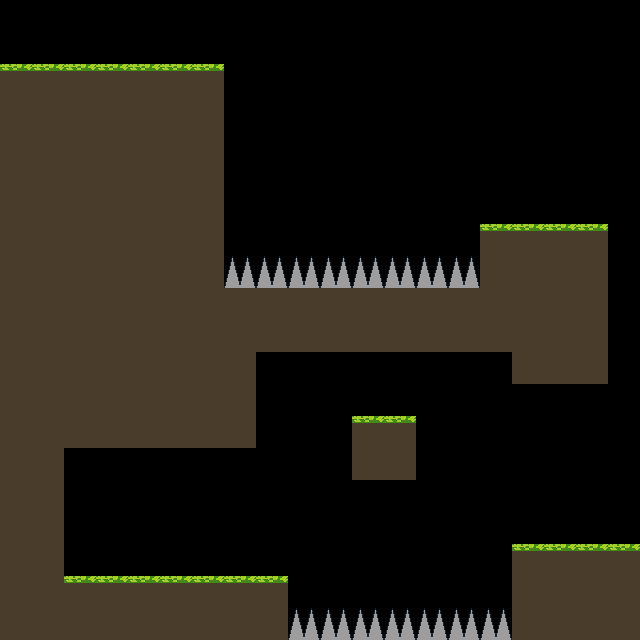

This is a level from a 2D game, rendered from its Tiled map with the project's own tilesets. A one-line summary and the complete map file follow:
An orthogonal 20x20 tile map with 32x32 px tiles, 1 tile layer (Foreground) and 11 objects.

<map version="1.0" orientation="orthogonal" renderorder="right-down" width="20" height="20" tilewidth="32" tileheight="32" nextobjectid="12">
 <tileset firstgid="1" name="tileset" tilewidth="32" tileheight="32" tilecount="6" columns="6">
  <image source="../tileset.png" width="192" height="32" />
 </tileset>
 <layer name="Foreground" width="20" height="20">
  <data encoding="csv">
0,0,0,0,0,0,0,0,0,0,0,0,0,0,0,0,0,0,0,0,
0,0,0,0,0,0,0,0,0,0,0,0,0,0,0,0,0,0,0,0,
1,1,1,1,1,1,1,0,0,0,0,0,0,0,0,0,0,0,0,0,
3,3,3,3,3,3,3,0,0,0,0,0,0,0,0,0,0,0,0,0,
3,3,3,3,3,3,3,0,0,0,0,0,0,0,0,0,0,0,0,0,
3,3,3,3,3,3,3,0,0,0,0,0,0,0,0,0,0,0,0,0,
3,3,3,3,3,3,3,0,0,0,0,0,0,0,0,0,0,0,0,0,
3,3,3,3,3,3,3,0,0,0,0,0,0,0,0,1,1,1,1,0,
3,3,3,3,3,3,3,2,2,2,2,2,2,2,2,3,3,3,3,0,
3,3,3,3,3,3,3,3,3,3,3,3,3,3,3,3,3,3,3,0,
3,3,3,3,3,3,3,3,3,3,3,3,3,3,3,3,3,3,3,0,
3,3,3,3,3,3,3,3,0,0,0,0,0,0,0,0,3,3,3,0,
3,3,3,3,3,3,3,3,0,0,0,0,0,0,0,0,0,0,0,0,
3,3,3,3,3,3,3,3,0,0,0,1,1,0,0,0,0,0,0,0,
3,3,0,0,0,0,0,0,0,0,0,3,3,0,0,0,0,0,0,0,
3,3,0,0,0,0,0,0,0,0,0,0,0,0,0,0,0,0,0,0,
3,3,0,0,0,0,0,0,0,0,0,0,0,0,0,0,0,0,0,0,
3,3,0,0,0,0,0,0,0,0,0,0,0,0,0,0,1,1,1,1,
3,3,1,1,1,1,1,1,1,0,0,0,0,0,0,0,3,3,3,3,
3,3,3,3,3,3,3,3,3,2,2,2,2,2,2,2,3,3,3,3
</data>
 </layer>
 <objectgroup name="Solids">
  <object id="1" x="0" y="64" width="224" height="224" />
  <object id="2" x="0" y="288" width="256" height="160" />
  <object id="3" x="256" y="288" width="256" height="64" />
  <object id="4" x="480" y="224" width="128" height="64" />
  <object id="5" x="512" y="288" width="96" height="96" />
  <object id="6" x="352" y="416" width="64" height="64" />
  <object id="7" x="512" y="544" width="128" height="96" />
  <object id="8" x="0" y="448" width="64" height="192" />
  <object id="9" x="64" y="576" width="224" height="64" />
 </objectgroup>
 <objectgroup name="Spikes">
  <object id="10" x="224" y="256" width="256" />
  <object id="11" x="288" y="608" width="224" height="32" />
 </objectgroup>
</map>
